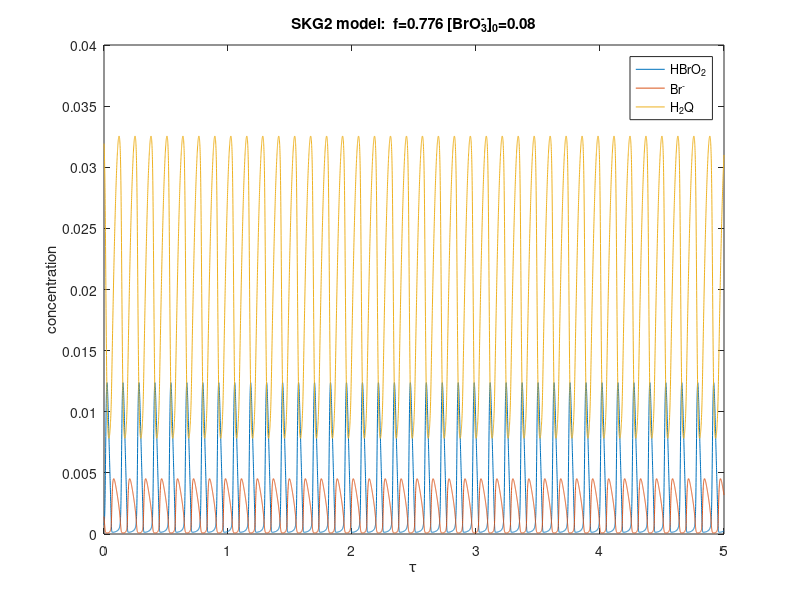
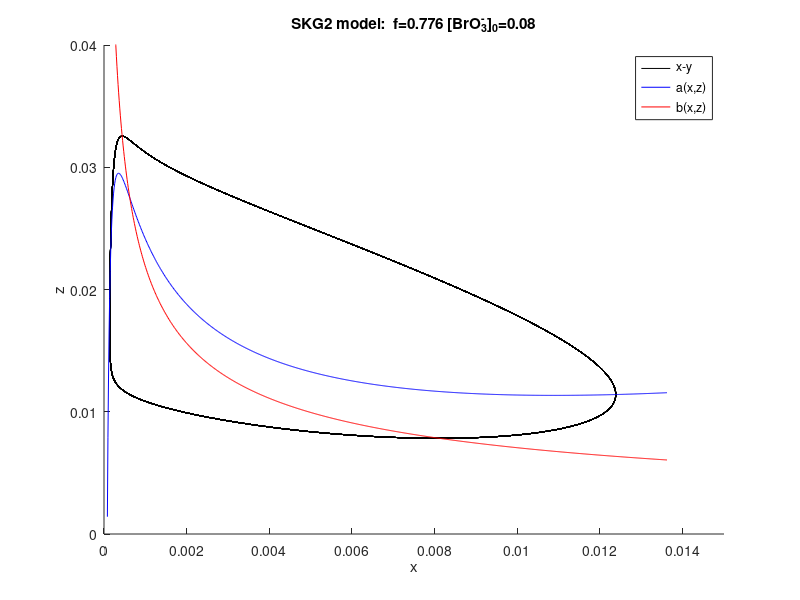

Recreate these plots in MATLAB, in order.
#! /usr/bin/octave -qf
# -*-octave-*-
# SKG model DOI: 10.1021/jp9832721
# Based on Eqs E6-E8 and simulate the dynamics by varying initial [BrO3-]
#
# Additionally this implementation includes linear decay of [BrO3-].
# [BrO3-] = [BrO3-]_0 - T * t;

global galpha = 1000000;
global gbeta = 77.4;
global ggamma = 1102;
global gdelta = 2719;
global gf = 0.776;
global BrO30 = 0.08;
# T = 0 simulates [Br03-] is not consumed
global T = 0;
global k2 =  2500000;
global k14 =  5.0000e-05;
global k17 =  0.02;
global BrCHD = 0.02;
global kdp = 280; # kd'
global k5 = 170000;
global k4 = 2000000;
global k4r = 100000000; # k_{-4}
global H = 1.29;

# The first command-line argument, if given, is initial [BrO3-]
if (1 == nargin)
  arg_list = argv();
  BrO30 = str2num(arg_list{1});
endif

# Eqs E6-E8
function xdot = f (x, t)
  global galpha;
  global gbeta;
  global ggamma;
  global gdelta;
  global gf;
  global k2;
  global k14;
  global k17;
  global kdp;
  global k5;
  global k4;
  global k4r;
  global BrCHD;
  global T;
  global BrO30
  global H;

  BrO3 = BrO30 - T * t; # FIXME check BrO3 > 0

  xdot = zeros (3, 1);

  galpha = k2 * k14 * BrCHD / (k17 * k17 * BrO3 * BrO3);
  # beta has no dependency on [BrO3-]
  ggamma = kdp * realsqrt(k14) * realsqrt(BrCHD) / (realpow(k17, 3/2) * realsqrt(H) * BrO3);
  gdelta = 2 * k5 * k4 * k14 * BrCHD / (k4r * k17 * k17 * BrO3 * BrO3);

  # printf("a = %f\n", galpha);
  # printf("b = %f\n", gbeta);
  # printf("g = %f\n", ggamma);
  # printf("d = %f\n", gdelta);

  xdot(1) = x(2) * (gbeta - galpha * x(1)) + x(3) * (ggamma * realsqrt(x(1)) + 1.0) - gdelta * x(1) * x(1);
  xdot(2) = 1.0 - x(2) * (gbeta + galpha * x(1));
  xdot(3) = gf - x(3) * (ggamma * realsqrt(x(1)) + 1.0); 

endfunction

# Initial conditions
#1 HBrO2
x1 = 0.0007245927973977255 ;
#2 Br-
x2 = 0.001422769822454512 ;
#3 H2Q
x3 = 0.03193424249332828 ;

x0 = [x1; x2; x3];

# time = kf*t
#t = linspace (0, 1, 10000);
t = linspace (0, 5, 10000);

y = lsode ("f", x0, t);

plot (t, y);

xlabel("\\tau");
ylabel("concentration");
title(cstrcat("SKG2 model: ",
			  " f=", num2str(gf), 
			  " [BrO_3^-]_0=", num2str(BrO30))
#			  " T=", num2str(T))
	  );
legend("HBrO_2", "Br^-", "H_2Q");

print -djpg skg2.jpg

d = [rot90(t, -1), y];

save plot.mat d;

# E9
function r = axz(x)
  global galpha gbeta ggamma gdelta gf;

  v = galpha/gbeta;

  r = (gdelta * x * x - (1 - v * x)/(1 + v * x))/(ggamma * realsqrt(x) + 1); 

endfunction

# E10
function r = bxz(x)
  global ggamma gf;

  r = gf / (ggamma * realsqrt(x) + 1);
endfunction


newplot();

xsteps = 1000;
xmax = 1.1 * max(y(:,1));
xh = xmax/xsteps;
xi = 1;

for i=1:xsteps
  xx = xh * i;
  yy = axz(xx);

  # a(x,z) may become negative with small x values - do not plot those
  if (yy > 0)
	xxi(xi) = xx;
	null_x(xi) = yy;
	null_z(xi) = bxz(xx);
	xi = xi + 1;
  endif

end

hold on;
plot(y(:,1),y(:,3), "color", "black");
plot(xxi, null_x, "color", "blue");
plot(xxi, null_z, "color", "red");

xlim([0, 0.015]);
ylim([0, 0.04]);

title(cstrcat("SKG2 model: ",
			  " f=", num2str(gf), 
			  " [BrO_3^-]_0=", num2str(BrO30))
	  );
xlabel("x");
ylabel("z");
legend("x-y", "a(x,z)", "b(x,z)");

print -djpg skg2pp.jpg

quit(0);



